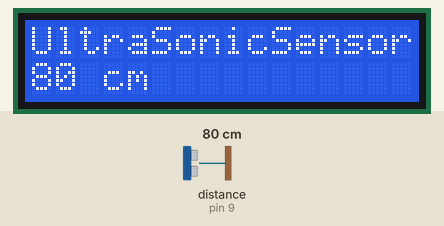
This sketch was run on a simulated Arduino Mega 2560, built with avr-gcc and run on an emulated ATmega2560. Parts: 16×2 character LCD. The test bench sets the inputs (shaded band); at power-on: distance to the obstacle (sensor on pin 9) 80 cm. The echo pulse lasts 58.3 µs per cm; what the sketch prints to the serial monitor is not drawn.

Above: at 2.2 s.
2.3 s: distance to the obstacle (sensor on pin 9) set to 2 cm
At 3.7 s:
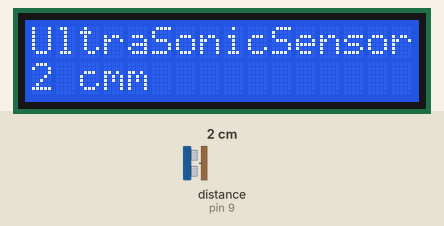
4.6 s: distance to the obstacle (sensor on pin 9) set to 4 cm
At 6.0 s:
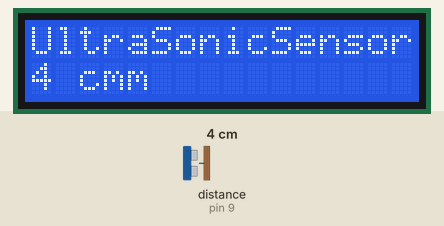
6.7 s: distance to the obstacle (sensor on pin 9) set to 9 cm
At 8.3 s:
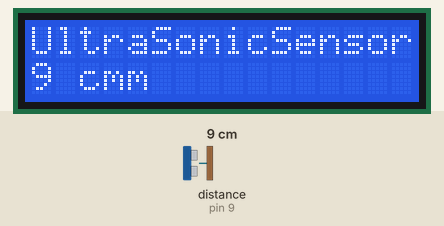
Timing chart, 0 to 9.8 s (numbered marks = the images above; inputs shaded):
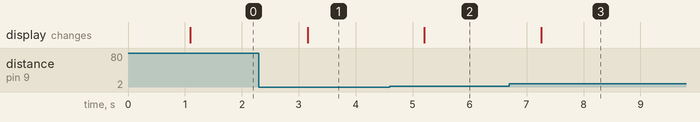

The sketch:

ultraSonicSensor_LCD.ino
```cpp
/* Get output from the ultrasonic sensor(SR04)
   and display the measurement on the LCD display
   ------------------------------------------------------------------------
   codes taken from: https://docs.arduino.cc/learn/electronics/lcd-displays
   and Elegoo's resource for Arduino Mega
*/

// import library
#include "SR04.h"
#include <LiquidCrystal.h>

// defining the connection of the sensor to which digital pin
#define TRIG_PIN 9
#define ECHO_PIN 8

// initializing the sensor
SR04 uSonicSensor = SR04(ECHO_PIN, TRIG_PIN);

// initializing the LCD
const int rs = 12, en = 11, d4 = 5, d5 = 4, d6 = 3, d7 = 2;
LiquidCrystal lcd(rs, en, d4, d5, d6, d7);

// variable to keep the sensor's measurement
long measurement;

void setup(){

  // set up the LCD's number of columns and rows:
  lcd.begin(16, 2);

  // Print the sensor's name on the LCD
  lcd.print("UltraSonicSensor");

  // start the serial in arduino IDE
  Serial.begin(9600);

  delay(1000);
}

void loop(){

  // initializing measurement
  measurement = uSonicSensor.Distance();
  String stringCM = " cm";

  // set up lcd to print the info
  lcd.setCursor(0, 1);
  lcd.print(measurement + stringCM);

  // set up to print in serial
  Serial.print(measurement);
  Serial.println("cm");

  delay(1000);
}
```

Measured:
- after the input at 2.3 s, the display: changes after 0.85 s (image 1)
- after the input at 4.6 s, the display: changes after 0.61 s (image 2)
- after the input at 6.7 s, the display: changes after 0.56 s (image 3)
